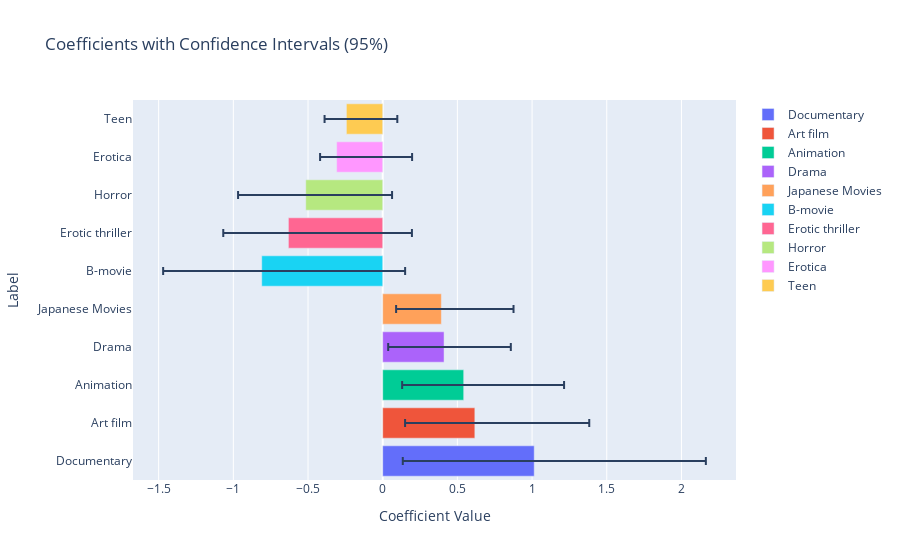

This figure's notebook cell:
### Code cell
show_model(model)

### Figure 1 — Plotly figure (JSON) as saved in the notebook; plotly's stock layout.template omitted (floating-point values rounded to 4 significant figures)
{"data": [{"error_x": {"array": [1.149], "arrayminus": [0.88], "symmetric": false, "type": "data"}, "name": "Documentary", "orientation": "h", "type": "bar", "x": [1.014], "y": ["Documentary"]}, {"error_x": {"array": [0.766], "arrayminus": [0.467], "symmetric": false, "type": "data"}, "name": "Art film", "orientation": "h", "type": "bar", "x": [0.6168], "y": ["Art film"]}, {"error_x": {"array": [0.672], "arrayminus": [0.412], "symmetric": false, "type": "data"}, "name": "Animation", "orientation": "h", "type": "bar", "x": [0.5422], "y": ["Animation"]}, {"error_x": {"array": [0.447], "arrayminus": [0.374], "symmetric": false, "type": "data"}, "name": "Drama", "orientation": "h", "type": "bar", "x": [0.4107], "y": ["Drama"]}, {"error_x": {"array": [0.483], "arrayminus": [0.303], "symmetric": false, "type": "data"}, "name": "Japanese Movies", "orientation": "h", "type": "bar", "x": [0.3928], "y": ["Japanese Movies"]}, {"error_x": {"array": [-0.66], "arrayminus": [-0.96], "symmetric": false, "type": "data"}, "name": "B-movie", "orientation": "h", "type": "bar", "x": [-0.8099], "y": ["B-movie"]}, {"error_x": {"array": [-0.436], "arrayminus": [-0.827], "symmetric": false, "type": "data"}, "name": "Erotic thriller", "orientation": "h", "type": "bar", "x": [-0.6314], "y": ["Erotic thriller"]}, {"error_x": {"array": [-0.453], "arrayminus": [-0.578], "symmetric": false, "type": "data"}, "name": "Horror", "orientation": "h", "type": "bar", "x": [-0.5153], "y": ["Horror"]}, {"error_x": {"array": [-0.111], "arrayminus": [-0.505], "symmetric": false, "type": "data"}, "name": "Erotica", "orientation": "h", "type": "bar", "x": [-0.3082], "y": ["Erotica"]}, {"error_x": {"array": [-0.146], "arrayminus": [-0.341], "symmetric": false, "type": "data"}, "name": "Teen", "orientation": "h", "type": "bar", "x": [-0.2432], "y": ["Teen"]}], "layout": {"barmode": "group", "title": {"text": "Coefficients with Confidence Intervals (95%)"}, "xaxis": {"title": {"text": "Coefficient Value"}}, "yaxis": {"title": {"text": "Label"}}}}
